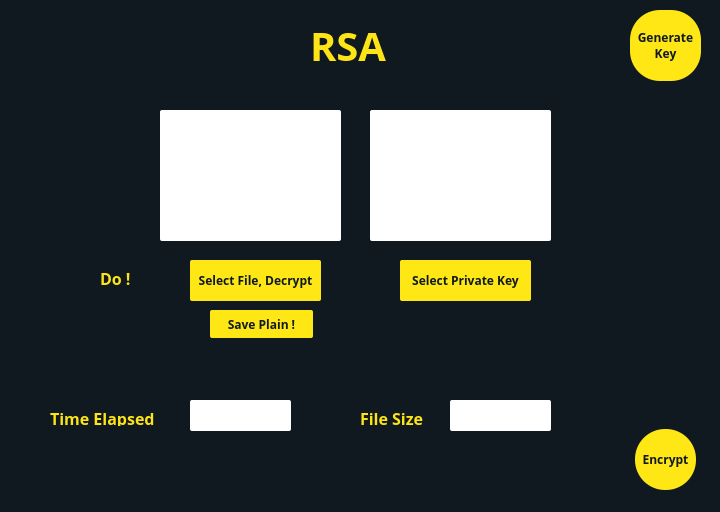
<?xml version="1.0" encoding="UTF-8"?>
<ui version="4.0">
 <class>Dialog</class>
 <widget class="QDialog" name="Dialog">
  <property name="geometry">
   <rect>
    <x>0</x>
    <y>0</y>
    <width>720</width>
    <height>512</height>
   </rect>
  </property>
  <property name="windowTitle">
   <string>Dialog</string>
  </property>
  <widget class="QWidget" name="widget" native="true">
   <property name="geometry">
    <rect>
     <x>0</x>
     <y>0</y>
     <width>720</width>
     <height>512</height>
    </rect>
   </property>
   <property name="styleSheet">
    <string notr="true">QWidget#widget{
background: #101920;}</string>
   </property>
   <widget class="QPushButton" name="encrypt">
    <property name="geometry">
     <rect>
      <x>635</x>
      <y>429</y>
      <width>61</width>
      <height>61</height>
     </rect>
    </property>
    <property name="styleSheet">
     <string notr="true">background: #FFE715;
border-radius: 30;
font-family: Open Sans;
font-style: normal;
font-weight: 600;
font-size: 12px;
line-height: 33px;

color: #101920;
</string>
    </property>
    <property name="text">
     <string>Encrypt</string>
    </property>
   </widget>
   <widget class="QLabel" name="label">
    <property name="geometry">
     <rect>
      <x>310</x>
      <y>10</y>
      <width>81</width>
      <height>71</height>
     </rect>
    </property>
    <property name="styleSheet">
     <string notr="true">font-family: Open Sans;
font-style: normal;
font-weight: bold;
font-size: 40px;
color: #FCE417;</string>
    </property>
    <property name="text">
     <string>RSA</string>
    </property>
   </widget>
   <widget class="QLabel" name="file">
    <property name="geometry">
     <rect>
      <x>160</x>
      <y>110</y>
      <width>181</width>
      <height>131</height>
     </rect>
    </property>
    <property name="styleSheet">
     <string notr="true">background: #ffffff;
border-radius: 2px;
ont-family: Open Sans;
font-style: normal;
font-weight: bold;
font-size: 24px;
/* identical to box height */


color: #101920;
</string>
    </property>
    <property name="text">
     <string/>
    </property>
    <property name="alignment">
     <set>Qt::AlignCenter</set>
    </property>
   </widget>
   <widget class="QLabel" name="key">
    <property name="geometry">
     <rect>
      <x>370</x>
      <y>110</y>
      <width>181</width>
      <height>131</height>
     </rect>
    </property>
    <property name="styleSheet">
     <string notr="true">background: #ffffff;
border-radius: 2px;
ont-family: Open Sans;
font-style: normal;
font-weight: bold;
font-size: 24px;
/* identical to box height */


color: #101920;
</string>
    </property>
    <property name="text">
     <string/>
    </property>
    <property name="alignment">
     <set>Qt::AlignCenter</set>
    </property>
   </widget>
   <widget class="QPushButton" name="selectkey">
    <property name="geometry">
     <rect>
      <x>400</x>
      <y>260</y>
      <width>131</width>
      <height>41</height>
     </rect>
    </property>
    <property name="styleSheet">
     <string notr="true">background: #FFE715;
border-radius: 2px;
font-family: Open Sans;
font-style: normal;
font-weight: 600;
font-size: 12px;
color: #101920;</string>
    </property>
    <property name="text">
     <string>Select Private Key</string>
    </property>
   </widget>
   <widget class="QPushButton" name="selectfile">
    <property name="geometry">
     <rect>
      <x>190</x>
      <y>260</y>
      <width>131</width>
      <height>41</height>
     </rect>
    </property>
    <property name="styleSheet">
     <string notr="true">background: #FFE715;
border-radius: 2px;
font-family: Open Sans;
font-style: normal;
font-weight: 600;
font-size: 12px;
color: #101920;</string>
    </property>
    <property name="text">
     <string>Select File, Decrypt</string>
    </property>
   </widget>
   <widget class="QPushButton" name="savecipher">
    <property name="geometry">
     <rect>
      <x>210</x>
      <y>310</y>
      <width>103</width>
      <height>28</height>
     </rect>
    </property>
    <property name="styleSheet">
     <string notr="true">background: #FFE715;
border-radius: 2px;
font-family: Open Sans;
font-style: normal;
font-weight: 600;
font-size: 12px;
color: #101920;</string>
    </property>
    <property name="text">
     <string>Save Plain !</string>
    </property>
   </widget>
   <widget class="QPushButton" name="genKey">
    <property name="geometry">
     <rect>
      <x>630</x>
      <y>10</y>
      <width>71</width>
      <height>71</height>
     </rect>
    </property>
    <property name="styleSheet">
     <string notr="true">background: #FFE715;
border-radius: 30;
font-family: Open Sans;
font-style: normal;
font-weight: 600;
font-size: 12px;
line-height: 33px;

color: #101920;
</string>
    </property>
    <property name="text">
     <string>Generate 
Key</string>
    </property>
   </widget>
   <widget class="QLabel" name="label_6">
    <property name="geometry">
     <rect>
      <x>100</x>
      <y>270</y>
      <width>31</width>
      <height>16</height>
     </rect>
    </property>
    <property name="styleSheet">
     <string notr="true">font-family: Open Sans;
font-style: normal;
font-weight: bold;
font-size: 16px;
/* identical to box height */


color: #FCE417;
</string>
    </property>
    <property name="text">
     <string>Do !</string>
    </property>
   </widget>
   <widget class="QLabel" name="label_7">
    <property name="geometry">
     <rect>
      <x>50</x>
      <y>410</y>
      <width>111</width>
      <height>16</height>
     </rect>
    </property>
    <property name="styleSheet">
     <string notr="true">font-family: Open Sans;
font-style: normal;
font-weight: bold;
font-size: 16px;
/* identical to box height */


color: #FCE417;
</string>
    </property>
    <property name="text">
     <string>Time Elapsed</string>
    </property>
   </widget>
   <widget class="QLabel" name="time">
    <property name="geometry">
     <rect>
      <x>190</x>
      <y>400</y>
      <width>101</width>
      <height>31</height>
     </rect>
    </property>
    <property name="styleSheet">
     <string notr="true">background: #ffffff;
border-radius: 2px;
ont-family: Open Sans;
font-style: normal;
font-weight: bold;
font-size: 24px;
/* identical to box height */


color: #101920;
</string>
    </property>
    <property name="text">
     <string/>
    </property>
    <property name="alignment">
     <set>Qt::AlignCenter</set>
    </property>
   </widget>
   <widget class="QLabel" name="label_8">
    <property name="geometry">
     <rect>
      <x>360</x>
      <y>410</y>
      <width>71</width>
      <height>16</height>
     </rect>
    </property>
    <property name="styleSheet">
     <string notr="true">font-family: Open Sans;
font-style: normal;
font-weight: bold;
font-size: 16px;
/* identical to box height */


color: #FCE417;
</string>
    </property>
    <property name="text">
     <string>File Size</string>
    </property>
   </widget>
   <widget class="QLabel" name="size">
    <property name="geometry">
     <rect>
      <x>450</x>
      <y>400</y>
      <width>101</width>
      <height>31</height>
     </rect>
    </property>
    <property name="styleSheet">
     <string notr="true">background: #ffffff;
border-radius: 2px;
ont-family: Open Sans;
font-style: normal;
font-weight: bold;
font-size: 24px;
/* identical to box height */


color: #101920;
</string>
    </property>
    <property name="text">
     <string/>
    </property>
    <property name="alignment">
     <set>Qt::AlignCenter</set>
    </property>
   </widget>
  </widget>
 </widget>
 <resources/>
 <connections/>
</ui>
